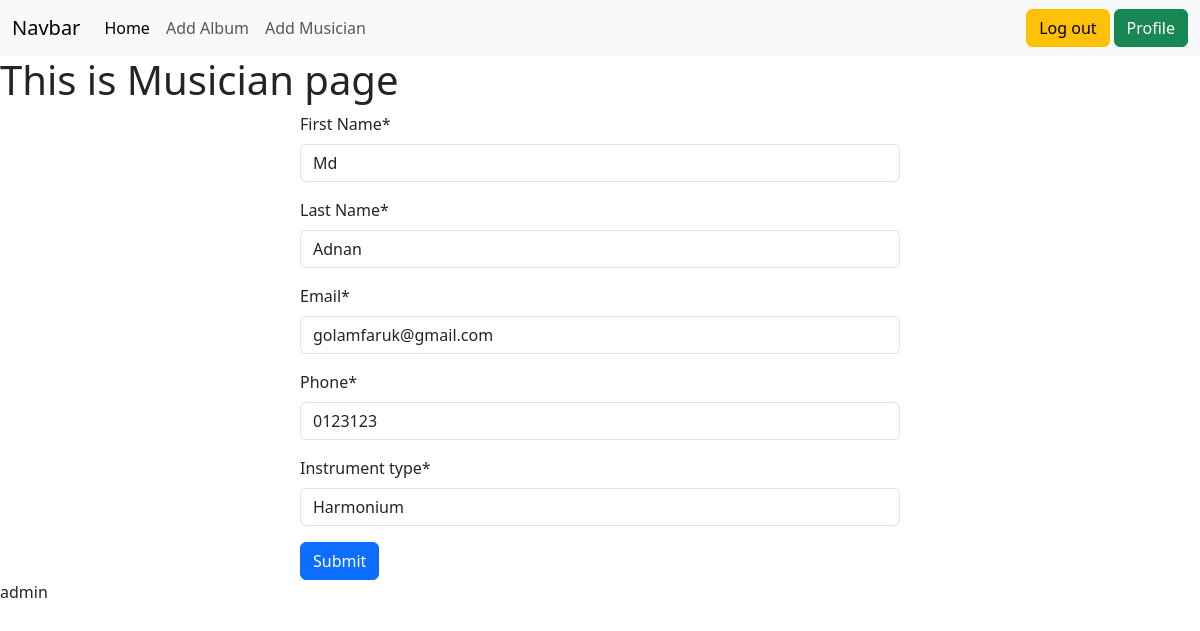
The page /musican_app/edit_musician/16 (signed in) on the database its author committed.
### musican_app/models.py (models this page shows, shortened)
class musican(models.Model):
    First_Name = models.CharField(max_length=100)
    Last_Name = models.CharField(max_length=100)
    Email = models.EmailField()
    Phone = models.CharField(max_length=12)
    Instrument_type = models.CharField(max_length=30)

### musican_app/views.py (the view)
# urls.py: path("edit_musician/<int:id>",views.edit,name='edit')
@login_required
def edit(request,id):
    data  = models.musican.objects.get(pk=id)
    form = Musician_Form(instance=data)
    if request.method== 'POST':
        form = Musician_Form(request.POST,instance=data)
        if form.is_valid():
            form.save()
            return redirect('album_page')
    return render(request,'musician.html',{'form':form})

### musican_app/forms.py
class Musician_Form (forms.ModelForm):
    class Meta:
        model = models.musican
        fields = '__all__'

### musican_app/templates/musician.html (shortened to what this page needs)
{% extends "base.html" %}
{% block content %}
<h1>This is Musician page</h1>
<div style='width: 50%; margin:auto;'>
    {% load crispy_forms_tags %}
    <form method = 'POST'>
        {{form|crispy}}
        <button type='Submit' class='btn btn-primary'>Submit</button>
    </form>
</div>
{% endblock content %}

### templates/base.html (shortened to what this page needs)
<!DOCTYPE html>
<html lang="en">
  <head>
    <link
      href="https://cdn.jsdelivr.net/npm/bootstrap@5.3.3/dist/css/bootstrap.min.css"
      rel="stylesheet"
    />
  </head>
  <body>
    <nav class="navbar navbar-expand-lg bg-body-tertiary">
      <div class="container-fluid">
        <a class="navbar-brand" href="#">Navbar</a>
        <div class="collapse navbar-collapse" id="navbarNav">
          <ul class="navbar-nav">
            <li class="nav-item">
              <a
                class="nav-link active"
                aria-current="page"
                href="{% url 'album_page' %}"
                >Home</a
              >
            </li>
            {% if request.user.is_authenticated %}
            <li class="nav-item">
              <a class="nav-link" href="{% url 'album_form' %}">Add Album </a>
            </li>
            <li class="nav-item">
              <a class="nav-link" href="{% url 'form_musician'  %}">Add Musician</a>
            </li>
            {% endif %}
          </ul>
        </div>
        <form class="form-inline my-2 my-lg-0 d-flex gap-1">
          {% if request.user.is_authenticated %}
          <a href="{% url 'log_out' %}" class="btn btn-warning">Log out</a>
          <a href="{% url 'album_page' %}" class="btn btn-success">Profile</a>
          {% else %}
          <a href="{% url 'register' %}" class="btn btn-warning">Sign up</a>
          <a href="{% url 'log_in' %}" class="btn btn-success">Log in</a>
          {% endif %}
        </form>
      </div>
    </nav>
    {% block content %} {% endblock content %} {{request.user}}
  </body>
</html>

### rows shown on the page
musican: First_Name "Md", Last_Name "Adnan", Email "golamfaruk@gmail.com", Phone "0123123", Instrument_type "Harmonium"

### other values the page prints
{{ request.user }} "admin"
